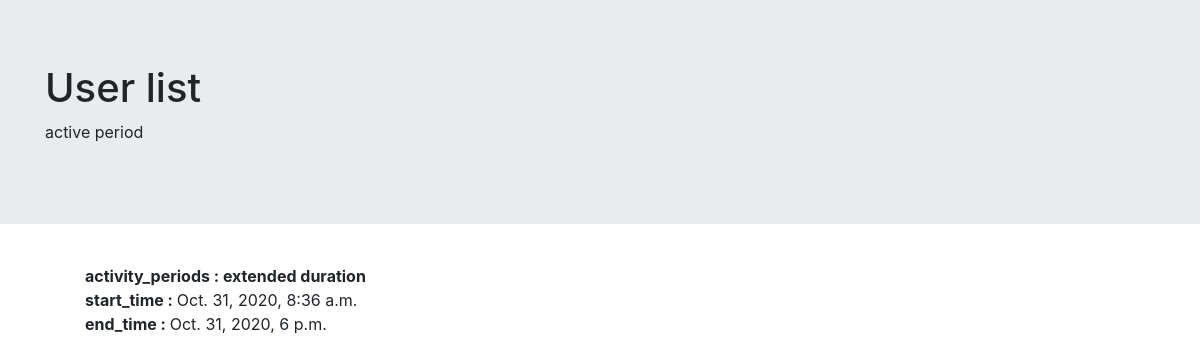
/2, run on the app's committed database.
### apptwo/models.py (models this page shows)
class activity_periods1(models.Model):
    activity_periods = models.ForeignKey(usernames,on_delete=models.CASCADE,related_name="activity_periods1")
    start_time = models.DateTimeField()
    end_time = models.DateTimeField()
    class meta:
          db_table = "activity_periods1"

### apptwo/views.py (the view)
# urls.py: path('<pk>',views.Details.as_view(),name='Details'),
class Details(DetailView):
    context_object_name = 'details2'
    model=models.usernames
    template_name='details.html'

### template/details.html (shortened to what this page needs)
<!DOCTYPE html>
{% extends 'home.html' %}
{% block body-block %}
{% load static %}
<html lang="en" dir="ltr">
  <head>
  </head>
  <body>
<div>
       <ul>
          {% for activity in details2.activity_periods1.all %}
               <span><strong>activity_periods : extended duration </strong></span></br>
               <div><strong>start_time : </strong>{{activity.start_time}}</div>
               <div><strong>end_time : </strong>{{activity.end_time}}</div>
           {% endfor %}
       </ul>
     </div>
  </body>
{% endblock %}

### data on the page
activity_periods1: start_time "Oct. 31, 2020, 8:36 a.m.", end_time "Oct. 31, 2020, 6 p.m."
